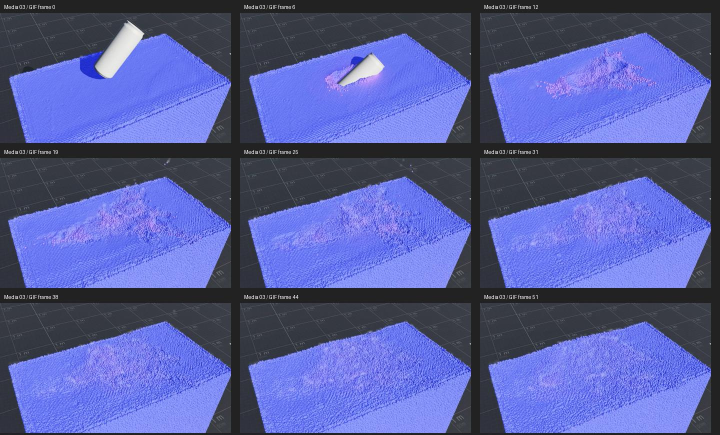
#> input picture references/lapohka_shot3_analysis/03_contact.jpg, 1440 x 870 px, given in place of reference_01.png, which was not available (shown at 1/2 size)
$ python package_lapohka_shot5_review.py
#> lines starting #> are read from the running program, lines starting #| are printed output that depends on the picture
"""Create reference comparisons and encode/verify the Shot 5 motion review."""
from pathlib import Path
import argparse,json,subprocess,datetime
from PIL import Image,ImageDraw,ImageFont
import imageio_ffmpeg

root=Path(__file__).resolve().parents[1]
parser=argparse.ArgumentParser(description=__doc__)
parser.add_argument('--version',default='current')
version=parser.parse_args().version
if version!='current' and (len(version)!=4 or not version.startswith('v') or not version[1:].isdigit()):
    parser.error('--version must be current or use vNNN format')
work=root/('renders/shot5_polish_finale_review' if version=='current' else f'renders/shot5_polish_finale_{version}')
reference=root/'renders/shot5_polish_finale_v001'
delivery=root/'renders/lapohka/shot5_f376-528';delivery.mkdir(parents=True,exist_ok=True)
font=ImageFont.truetype('C:/Windows/Fonts/arial.ttf',22)
pairs=[]
for frame,index in [(376,1),(400,5),(460,10),(528,16)]:
    pair=Image.new('RGB',(1920,580),(24,24,24));draw=ImageDraw.Draw(pair)
#> after `pair = Image.new('RGB', (1920, 580), (24, 24, 24))`: pair: PIL image 1920x580 RGB; every value is 24
    for x,label,path in [(0,'REFERENCE',reference/f'reference_{index:02d}.png'),(960,'POLISH ADAPTATION',work/f'review_{frame:04d}.png')]:
        with Image.open(path) as im:pair.paste(im.convert('RGB').resize((960,540),Image.Resampling.LANCZOS),(x,40))
#> im is the input picture: PIL image 1440x870 RGB; mean R, G, B 85.8, 92.8, 155.3
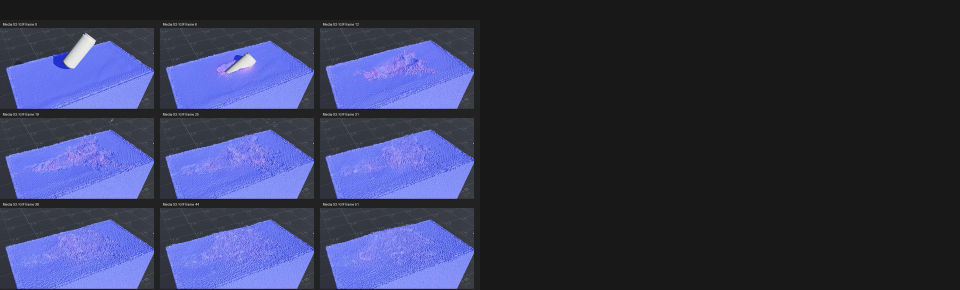
#> pair: PIL image 1920x580 RGB (shown at 1/2 size); mean R, G, B 52.7, 56, 85.1
        draw.text((x+18,10),f'{label} / f{frame}',font=font,fill='white')
    pair.save(work/f'comparison_{frame:04d}.jpg',quality=95)
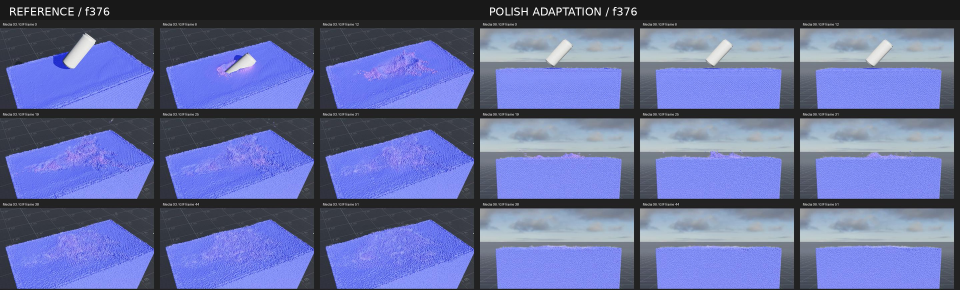
#> saved as comparison_0376.jpg: PIL image 1920x580 RGB (shown at 1/2 size); mean R, G, B 99.2, 107.4, 156.6
    pairs.append(pair)
#> pass 2 of the loop `for frame,index in [(376,1),(400,5),(460,10),(528,16)]:`:
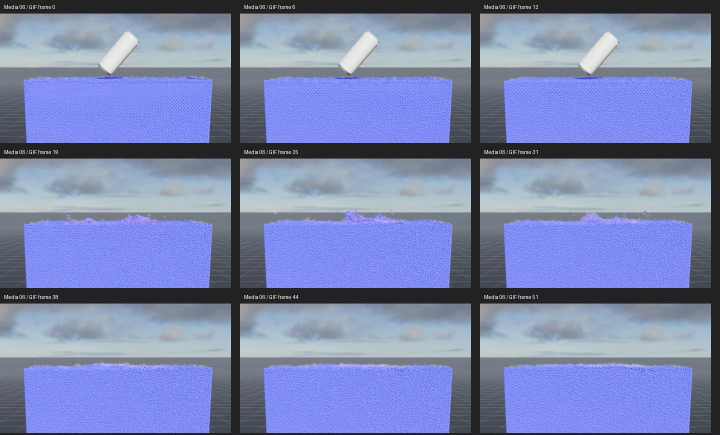
#> input picture references/lapohka_shot3_analysis/06_contact.jpg, 1440 x 870 px, given in place of reference_05.png, which was not available (shown at 1/2 size)
#> im is the input picture: PIL image 1440x870 RGB; mean R, G, B 122.7, 133.3, 176.7
#> `with Image.open(path) as im:pair.paste(im.convert('RGB').resize((960,5..`:
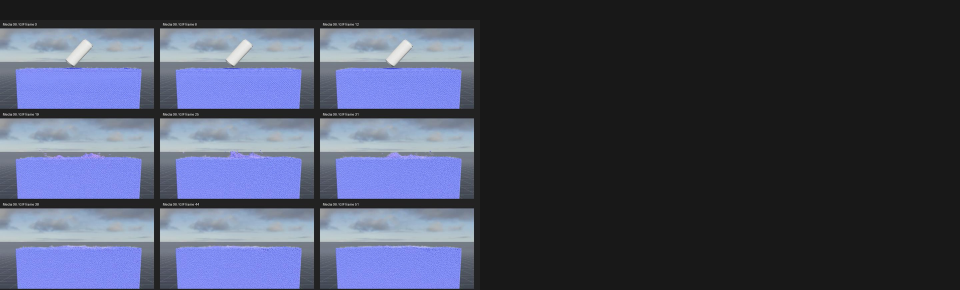
#> pair: PIL image 1920x580 RGB (shown at 1/2 size); mean R, G, B 69.9, 74.9, 95
#> (the run stopped early here; a loop or call above may not have finished)
